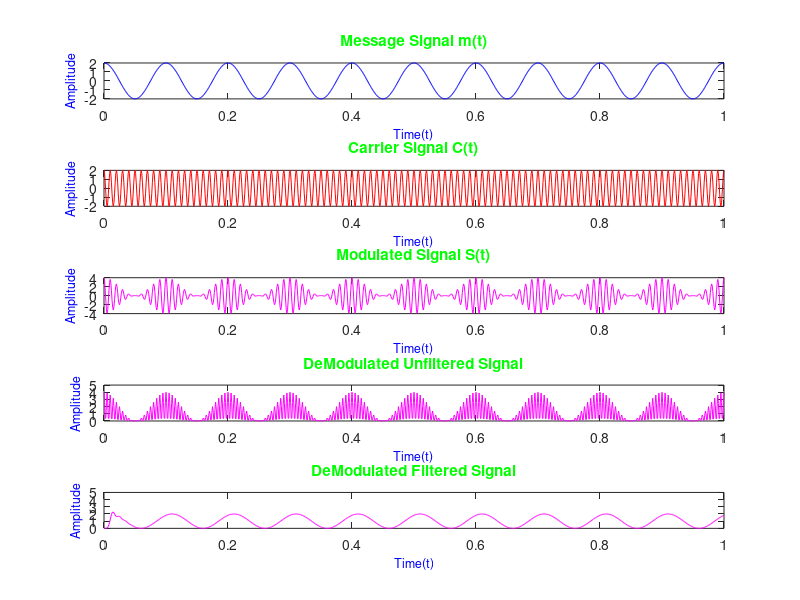

Source code (MATLAB):
%Abhishek Madhu
%Amplitude modulation simulation
%DAY 2 LAB

close all;
clear all;
clc;
t=0:0.001:1;

% am=input('Enter Amplitude of message wave:  ');
% fm=input('Enter Frequency of message wave:  ');
% ac=input('Enter Amplitude of carrier wave:  ');
% fc=input('Enter Frequency of carrier wave:  ');


am=2; fm=10; %to debug
ac=2; fc=100; %to debug


mt = am*cos(2*pi*fm*t);
ct = ac*cos(2*pi*fc*t);

st = (ac+mt).*cos(2*pi*fc*t);




dt=st.*cos(2*pi*fc*t);

%BUTTER WORTH FILTER

fs = 1000;
[b, a] = butter(10, (fc*2)/fs);
x1=filter(b,a,dt);


subplot(5,1,1);
plot(t,mt,'b')
title('Message Signal m(t)', 'Color', 'green');
xlabel("Time(t)", 'Color', 'blue', 'FontSize', 9)
ylabel("Amplitude", 'Color', 'blue', 'FontSize', 9)

subplot(5,1,2);
plot(t,ct,'r')
title('Carrier Signal C(t)', 'Color', 'green');
xlabel("Time(t)", 'Color', 'blue', 'FontSize', 9)
ylabel("Amplitude", 'Color', 'blue', 'FontSize', 9)

subplot(5,1,3);
plot(t,st,'magenta')
title('Modulated Signal S(t)', 'Color', 'green');
xlabel("Time(t)", 'Color', 'blue', 'FontSize', 9)
ylabel("Amplitude", 'Color', 'blue', 'FontSize', 9)

subplot(5,1,4);
plot(t,dt,'magenta')
title('DeModulated Unfiltered Signal', 'Color', 'green');
xlabel("Time(t)", 'Color', 'blue', 'FontSize', 9)
ylabel("Amplitude", 'Color', 'blue', 'FontSize', 9)
ylim([0, 5])

subplot(5,1,5);
plot(t,x1,'magenta')
title('DeModulated Filtered Signal', 'Color', 'green');
xlabel("Time(t)", 'Color', 'blue', 'FontSize', 9)
ylabel("Amplitude", 'Color', 'blue', 'FontSize', 9)
ylim([0, 5])
